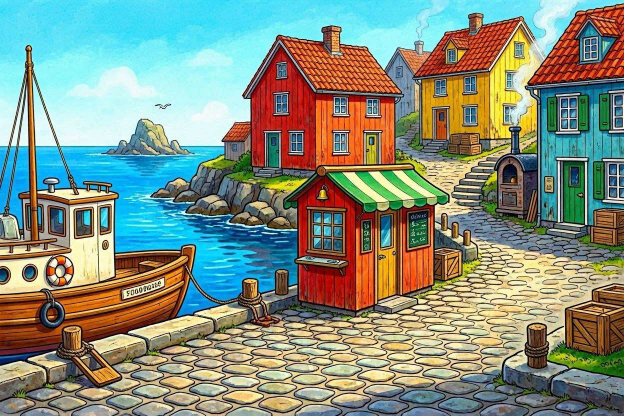
#> input picture christianso/art/gudhjem_src.png, 1248 x 832 px (shown at 1/2 size)
$ python pixelize.py gudhjem_src.png out.png 3
#> lines starting #> are read from the running program, lines starting #| are printed output that depends on the picture
#!/usr/bin/env python3
"""Skaliert ein Quellbild auf das Spielraster (320x180) und reduziert die Palette.
Usage: python3 pixelize.py <src> <out> [farben]
"""
import sys
from PIL import Image

VW, VH = 320, 180

def main():
    src = sys.argv[1]
    out = sys.argv[2]
    colors = int(sys.argv[3]) if len(sys.argv) > 3 else 64

    im = Image.open(src).convert('RGB')
#> im is the input picture: PIL image 1248x832 RGB; mean R, G, B 131, 143.9, 128.2
    w, h = im.size
#> w = 1248; h = 832

    # Auf 16:9 zuschneiden – Vordergrund (unten) behalten, mehr oben (Himmel) wegschneiden
    target_h = round(w * VH / VW)
#> target_h = 702
    if target_h <= h:
        top = round((h - target_h) * 0.62)
#> top = 81
        im = im.crop((0, top, w, top + target_h))
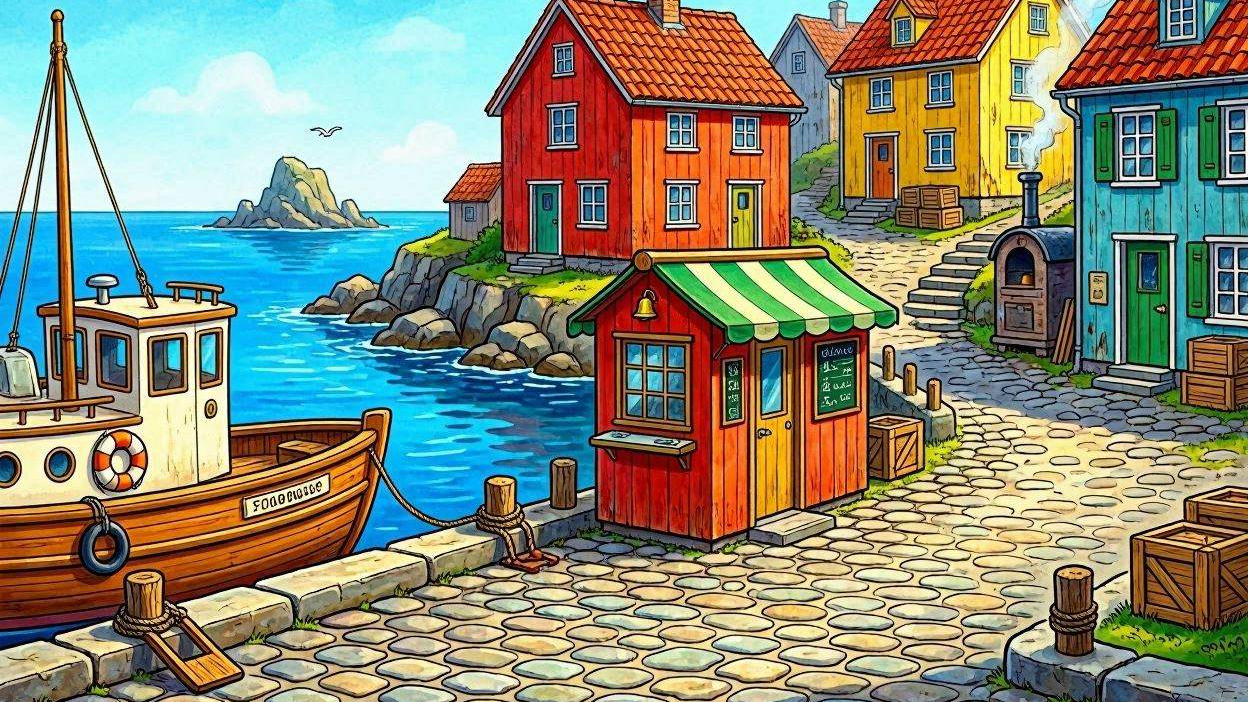
#> im: PIL image 1248x702 RGB; mean R, G, B 134.8, 138.1, 118.5
    else:
        target_w = round(h * VW / VH)
        left = (w - target_w) // 2
        im = im.crop((left, 0, left + target_w, h))

    small = im.resize((VW, VH), Image.LANCZOS)
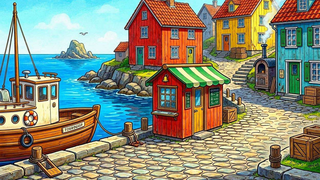
#> small: PIL image 320x180 RGB; mean R, G, B 134.7, 138.1, 118.5
    if colors > 0:
        small = small.quantize(colors=colors, method=Image.MEDIANCUT).convert('RGB')
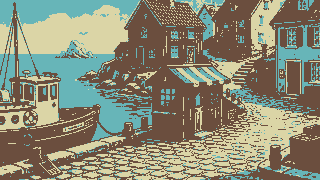
#> small: PIL image 320x180 RGB; mean R, G, B 137.3, 137, 116.3
    small.save(out)
    print('saved', out, small.size, f'({colors} Farben)')
#| saved out.png (320, 180) (3 Farben)

if __name__ == '__main__':
    main()

$ run again, on christianso/art/gudhjem_paint_base.png
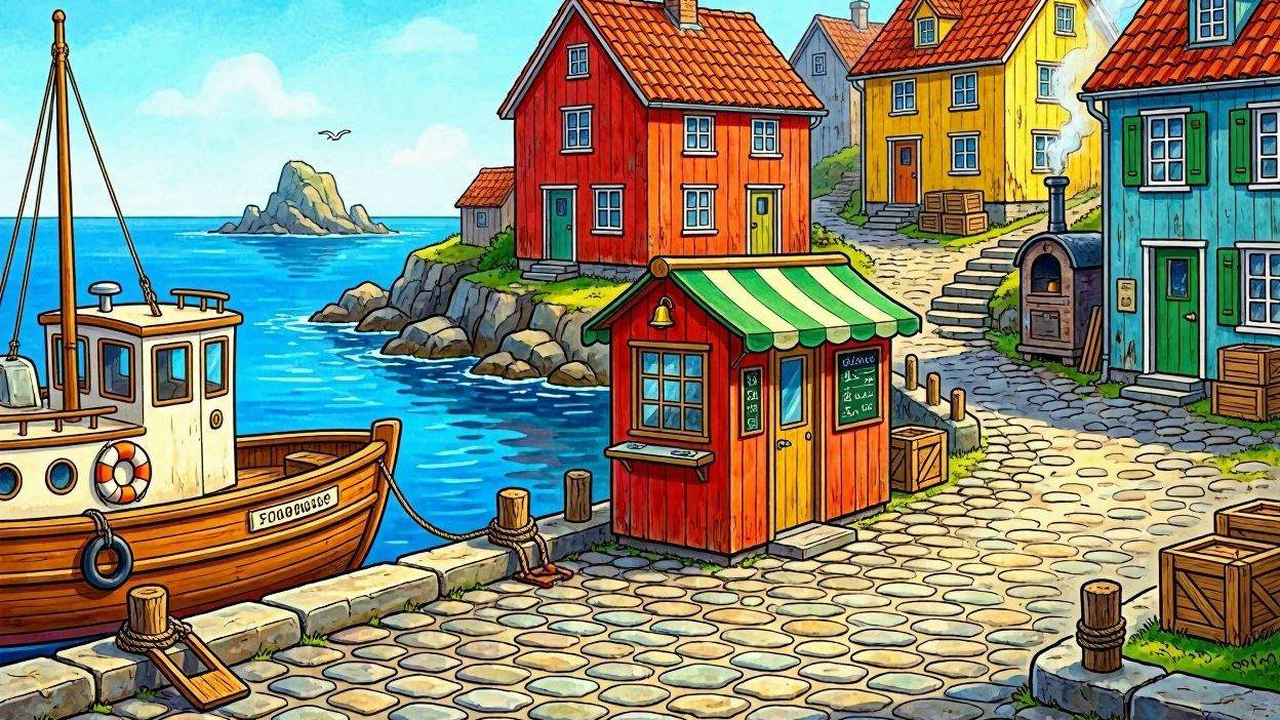
#> input picture christianso/art/gudhjem_paint_base.png, 1280 x 720 px
#> in main, im is the input picture: PIL image 1280x720 RGB; mean R, G, B 134.9, 138.2, 118.8
#> in main, `small = small.quantize(colors=colors, method=Image.MEDIANCUT).convert(..`:
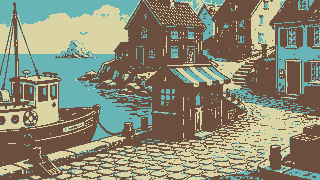
#> small: PIL image 320x180 RGB; mean R, G, B 137.4, 137.1, 116.4
#| saved out.png (320, 180) (3 Farben)
